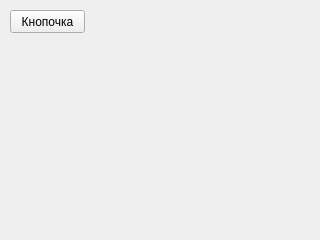
<?xml version="1.0" encoding="UTF-8"?>
<ui version="4.0">
 <class>Form</class>
 <widget class="QWidget" name="Form">
  <property name="geometry">
   <rect>
    <x>0</x>
    <y>0</y>
    <width>320</width>
    <height>240</height>
   </rect>
  </property>
  <property name="windowTitle">
   <string>Form</string>
  </property>
  <widget class="QPushButton" name="pushButton">
   <property name="geometry">
    <rect>
     <x>10</x>
     <y>10</y>
     <width>75</width>
     <height>23</height>
    </rect>
   </property>
   <property name="text">
    <string>Кнопочка</string>
   </property>
  </widget>
 </widget>
 <resources/>
 <connections/>
</ui>
